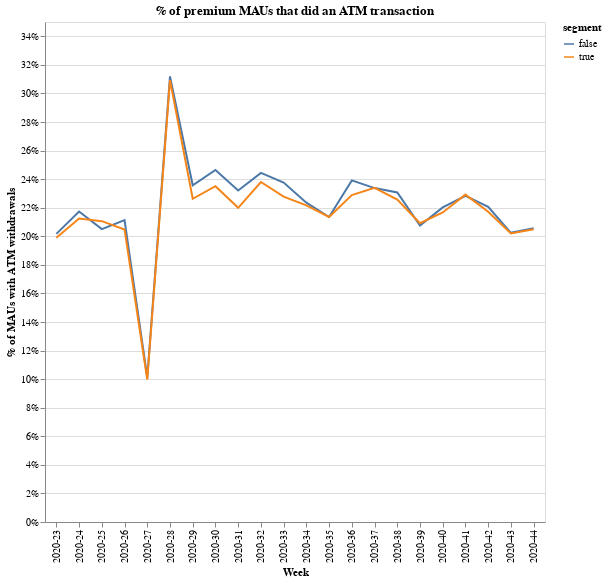

Here is the notebook cell this chart was saved with:
### Code cell
# merge to activity table.
active = pd.read_csv("premium_active.csv")
active = active.loc[
    (active["mau"] == 1)
    & (
        active["product_id"].isin(["STANDARD", "BUSINESS_CARD", "FLEX_ACCOUNT_MONTHLY"])
        == False
    ),
    :,
]
active = active.groupby(["segment", "week"])["atm"].agg("mean").reset_index()

alt.Chart(active).mark_line().encode(
    x=alt.X("week:N", axis=alt.Axis(title="Week")),
    y=alt.Y("atm:Q", axis=alt.Axis(format="%", title="% of MAUs with ATM withdrawals")),
    color="segment",
).properties(
    width=500, height=500, title="% of premium MAUs that did an ATM transaction"
)

### Figure 1 — Vega-Lite specification as saved in the notebook (floating-point values rounded to 4 significant figures)
{"config": {"view": {"continuousWidth": 400, "continuousHeight": 300}}, "data": {"name": "data-c75b13253949849f280dfdb184de4453"}, "mark": "line", "encoding": {"color": {"type": "nominal", "field": "segment"}, "x": {"type": "nominal", "axis": {"title": "Week"}, "field": "week"}, "y": {"type": "quantitative", "axis": {"format": "%", "title": "% of MAUs with ATM withdrawals"}, "field": "atm"}}, "height": 500, "title": "% of premium MAUs that did an ATM transaction", "width": 500, "$schema": "https://vega.github.io/schema/vega-lite/v4.8.1.json", "datasets": {"data-c75b13253949849f280dfdb184de4453": [{"segment": false, "week": "2020-23", "atm": 0.2017}, {"segment": false, "week": "2020-24", "atm": 0.2173}, {"segment": false, "week": "2020-25", "atm": 0.205}, {"segment": false, "week": "2020-26", "atm": 0.2113}, {"segment": false, "week": "2020-27", "atm": 0.1012}, {"segment": false, "week": "2020-28", "atm": 0.3119}, {"segment": false, "week": "2020-29", "atm": 0.2357}, {"segment": false, "week": "2020-30", "atm": 0.2464}, {"segment": false, "week": "2020-31", "atm": 0.2321}, {"segment": false, "week": "2020-32", "atm": 0.2444}, {"segment": false, "week": "2020-33", "atm": 0.2376}, {"segment": false, "week": "2020-34", "atm": 0.2235}, {"segment": false, "week": "2020-35", "atm": 0.2135}, {"segment": false, "week": "2020-36", "atm": 0.2391}, {"segment": false, "week": "2020-37", "atm": 0.2337}, {"segment": false, "week": "2020-38", "atm": 0.2306}, {"segment": false, "week": "2020-39", "atm": 0.2075}, {"segment": false, "week": "2020-40", "atm": 0.2203}, {"segment": false, "week": "2020-41", "atm": 0.2283}, {"segment": false, "week": "2020-42", "atm": 0.2206}, {"segment": false, "week": "2020-43", "atm": 0.2024}, {"segment": false, "week": "2020-44", "atm": 0.2056}, {"segment": true, "week": "2020-23", "atm": 0.199}, {"segment": true, "week": "2020-24", "atm": 0.2124}, {"segment": true, "week": "2020-25", "atm": 0.2106}, {"segment": true, "week": "2020-26", "atm": 0.2048}, {"segment": true, "week": "2020-27", "atm": 0.09975}, {"segment": true, "week": "2020-28", "atm": 0.3093}, {"segment": true, "week": "2020-29", "atm": 0.2262}, {"segment": true, "week": "2020-30", "atm": 0.235}, {"segment": true, "week": "2020-31", "atm": 0.2199}, {"segment": true, "week": "2020-32", "atm": 0.238}, {"segment": true, "week": "2020-33", "atm": 0.2277}, {"segment": true, "week": "2020-34", "atm": 0.2217}, {"segment": true, "week": "2020-35", "atm": 0.2135}, {"segment": true, "week": "2020-36", "atm": 0.2288}, {"segment": true, "week": "2020-37", "atm": 0.2339}, {"segment": true, "week": "2020-38", "atm": 0.2257}, {"segment": true, "week": "2020-39", "atm": 0.2091}, {"segment": true, "week": "2020-40", "atm": 0.2167}, {"segment": true, "week": "2020-41", "atm": 0.2292}, {"segment": true, "week": "2020-42", "atm": 0.2172}, {"segment": true, "week": "2020-43", "atm": 0.2019}, {"segment": true, "week": "2020-44", "atm": 0.2049}]}}
